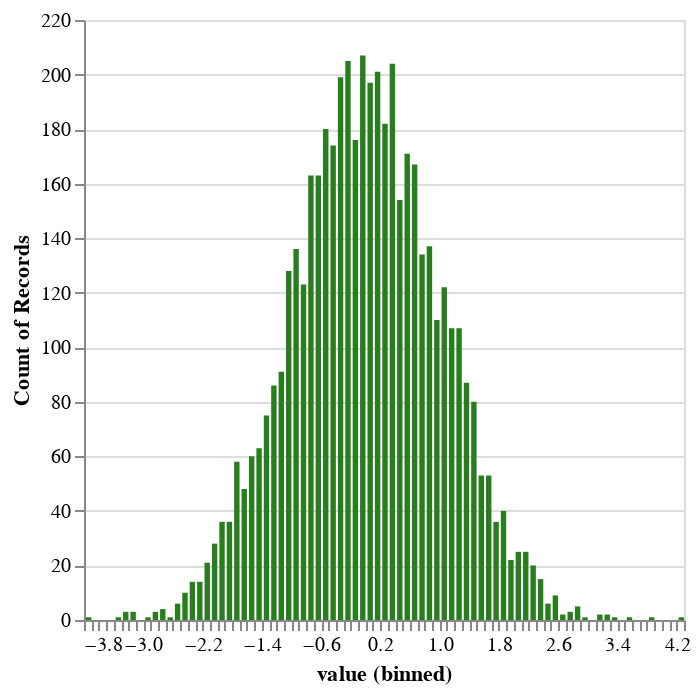

Notebook cell for this chart:
### Code cell
# Histograms work better here

normal_values = pd.DataFrame({"value": n.rvs(5000)})

alt.Chart(normal_values).mark_bar().encode(
    alt.X("value", bin=alt.Bin(maxbins=100)),
    y='count()',
    color=alt.value('#287E1E'),  # Aside: Note US spelling. Also try "hex codes": https://htmlcolorcodes.com/
)

### Figure 1 — Vega-Lite specification as saved in the notebook (floating-point values rounded to 4 significant figures; data arrays with more than 128 entries replaced by an {"elided": "..."} marker saying what was removed)
{"config": {"view": {"continuousWidth": 300, "continuousHeight": 300}}, "data": {"name": "data-65315bc4e81ff3da182f83d2a0cb9714"}, "mark": {"type": "bar"}, "encoding": {"color": {"value": "#287E1E"}, "x": {"bin": {"maxbins": 100}, "field": "value", "type": "quantitative"}, "y": {"aggregate": "count", "type": "quantitative"}}, "$schema": "https://vega.github.io/schema/vega-lite/v5.16.3.json", "datasets": {"data-65315bc4e81ff3da182f83d2a0cb9714": {"elided": "5000 records"}}}
